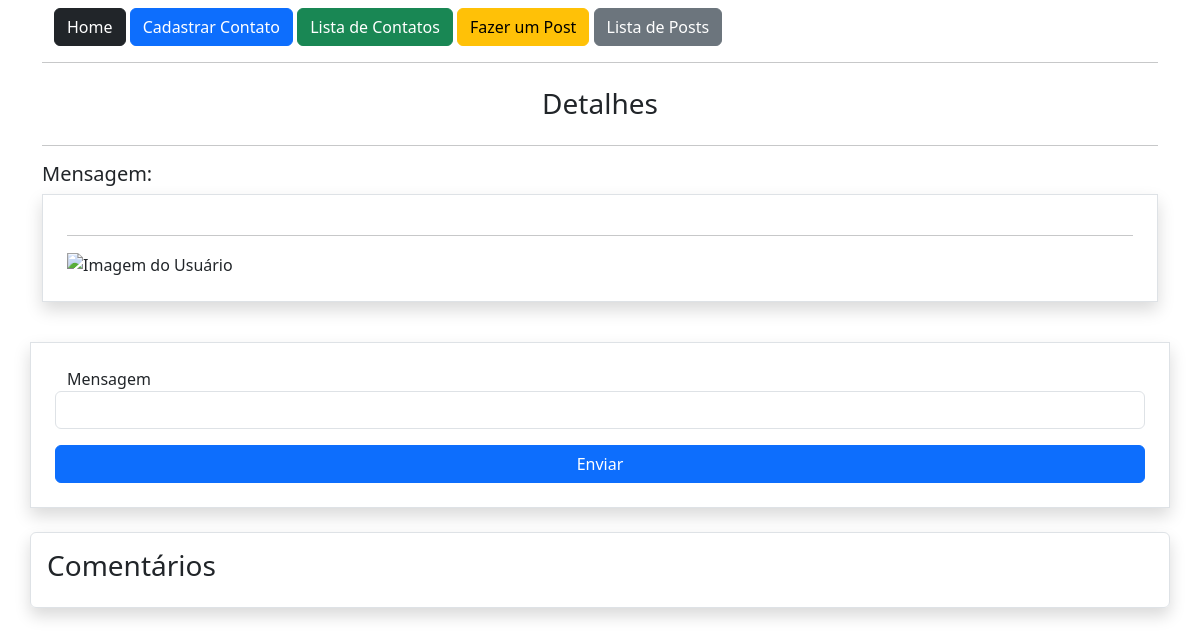
/post/1 (signed in), run on an earlier commit of the app's database.
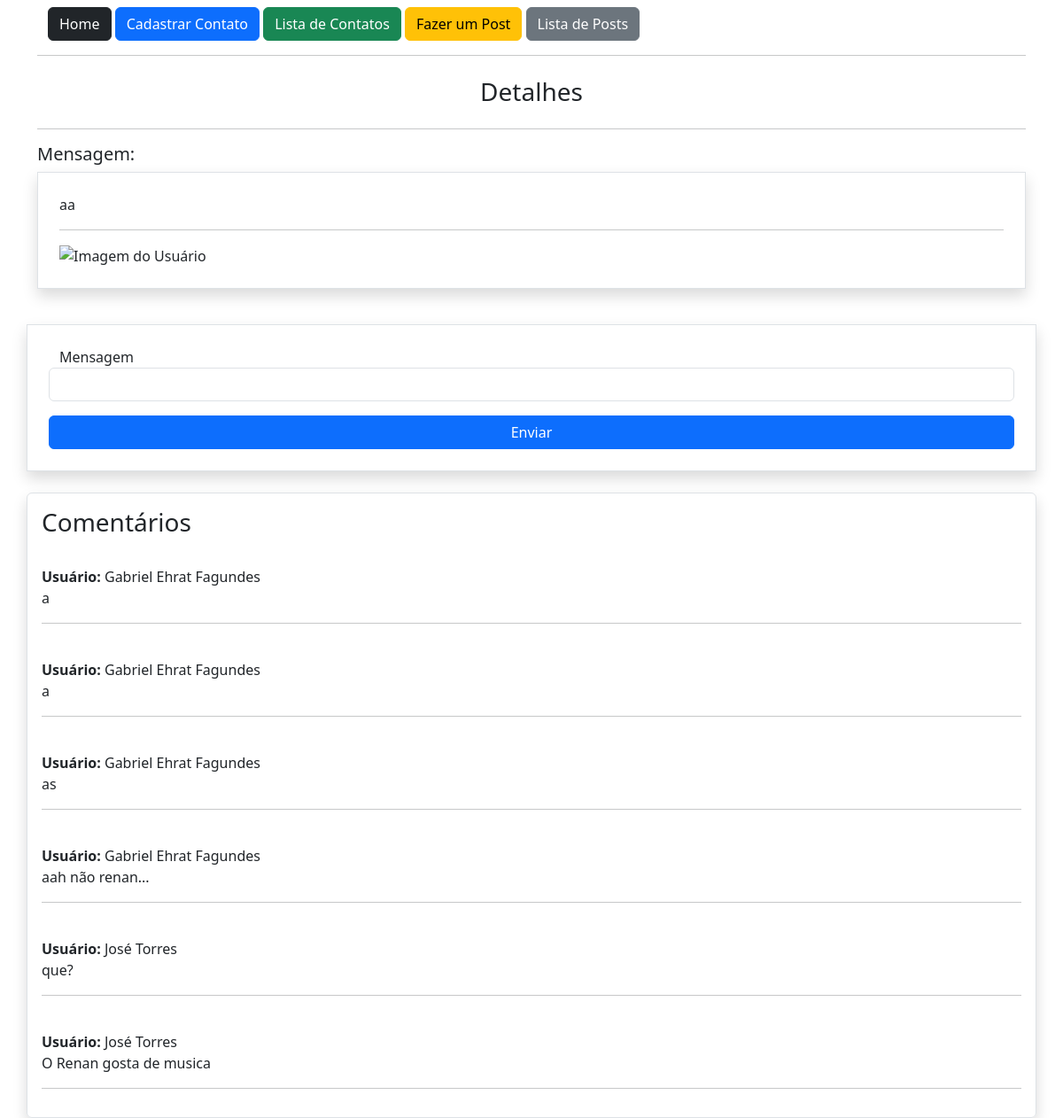
And on a later commit of the database.
### app/models.py (models this page shows, shortened)
class Post(db.Model):
    id = db.Column(db.Integer, primary_key=True)
    data_criacao = db.Column(db.DateTime, default=datetime.now)
    mensagem = db.Column(db.String, nullable=True)
    imagem = db.Column(db.String, nullable=True, default='default.png')
    user_id = db.Column(db.Integer, db.ForeignKey('user.id'), nullable=True)
    comentarios = db.relationship('PostComentarios', backref='post', lazy=True)

class PostComentarios(db.Model):
    id = db.Column(db.Integer, primary_key=True)
    data_criacao = db.Column(db.DateTime, default=datetime.now)
    comentario = db.Column(db.String, nullable=True)
    user_id = db.Column(db.Integer, db.ForeignKey('user.id'), nullable=True)
    post_id = db.Column(db.Integer, db.ForeignKey('post.id'), nullable=True)

class User(db.Model, UserMixin):
    id = db.Column(db.Integer, primary_key=True)
    nome = db.Column(db.String, nullable=True)
    sobrenome = db.Column(db.String, nullable=True)
    email = db.Column(db.String, nullable=True)
    senha = db.Column(db.String, nullable=True)
    posts = db.relationship('Post', backref='user', lazy=True)
    post_comentarios = db.relationship('PostComentarios', backref='user', lazy=True)

### app/view.py (the view)
@app.route('/post/<int:id>', methods=['GET', 'POST'])
@login_required
def postDetail(id):
    post = Post.query.get(id)
    form = PostComentarioForm()
    if(form.validate_on_submit()):
        form.save(current_user.id, id)
        return redirect(url_for('postDetail', id=id))
    return render_template('post.html', post=post, form=form)

### app/forms.py (shortened to what this page needs)
class PostComentarioForm(FlaskForm):
    comentario = StringField('Mensagem', validators=[DataRequired()])
    btnSubmit = SubmitField('Enviar')

### app/models.py (called while the page is built)
@login_manager.user_loader
def load_user(user_id):
    return User.query.get(int(user_id))

### app/templates/post.html (shortened to what this page needs)
{% extends 'base.html' %}
{% block content %}
    <div class="container">
        {% include 'nav.html' %}
        <hr>
        <div class="row mt-4 text-center">
            <h3>Detalhes</h3>
        </div>
        <hr>
        <div class="row">
            <div class="col-12">
                <h5>Mensagem:</h5>
                <div class="col-12 border round p-4 shadow">
                    {{post.mensagem}}
                    <hr>
                    <img src="{{url_for('static', filename='data/post/{}'.format(post.imagem))}}" alt="Imagem do Usuário" style="max-width: 300px;">
                </div>
            </div>
            <div class="col-12 mt-3">
                <form action="" method="post" class="row mt-4 p-4 round border shadow">
                    {{form.comentario.label}}
                    {{form.comentario(class="form-control")}}
                    {{form.btnSubmit(class="btn btn-primary col-12 mt-3")}}
                </form>
            </div>
            <div class="col-12 mt-4 p-3 border rounded shadow">
                <h3>Comentários</h3>
                {% for c in post.comentarios %}
                <br>
                <p>
                    <b>Usuário: </b> {{c.user.nome}} {{c.user.sobrenome}} <br>
                    {{c.comentario}}
                </p>
                <hr>
                {% endfor %}
            </div>
        </div>
    </div>
{% endblock %}

What changed in the data, as far as the page shows it:
added Post: mensagem "aa"
added PostComentarios: user.nome "Gabriel", user.sobrenome "Ehrat Fagundes", comentario "a"
added PostComentarios: user.nome "Gabriel", user.sobrenome "Ehrat Fagundes", comentario "a"
added PostComentarios: user.nome "Gabriel", user.sobrenome "Ehrat Fagundes", comentario "as"
added PostComentarios: user.nome "Gabriel", user.sobrenome "Ehrat Fagundes", comentario "aah não renan..."
added PostComentarios: user.nome "José", user.sobrenome "Torres", comentario "que?"
added PostComentarios: user.nome "José", user.sobrenome "Torres", comentario "O Renan gosta de musica"
